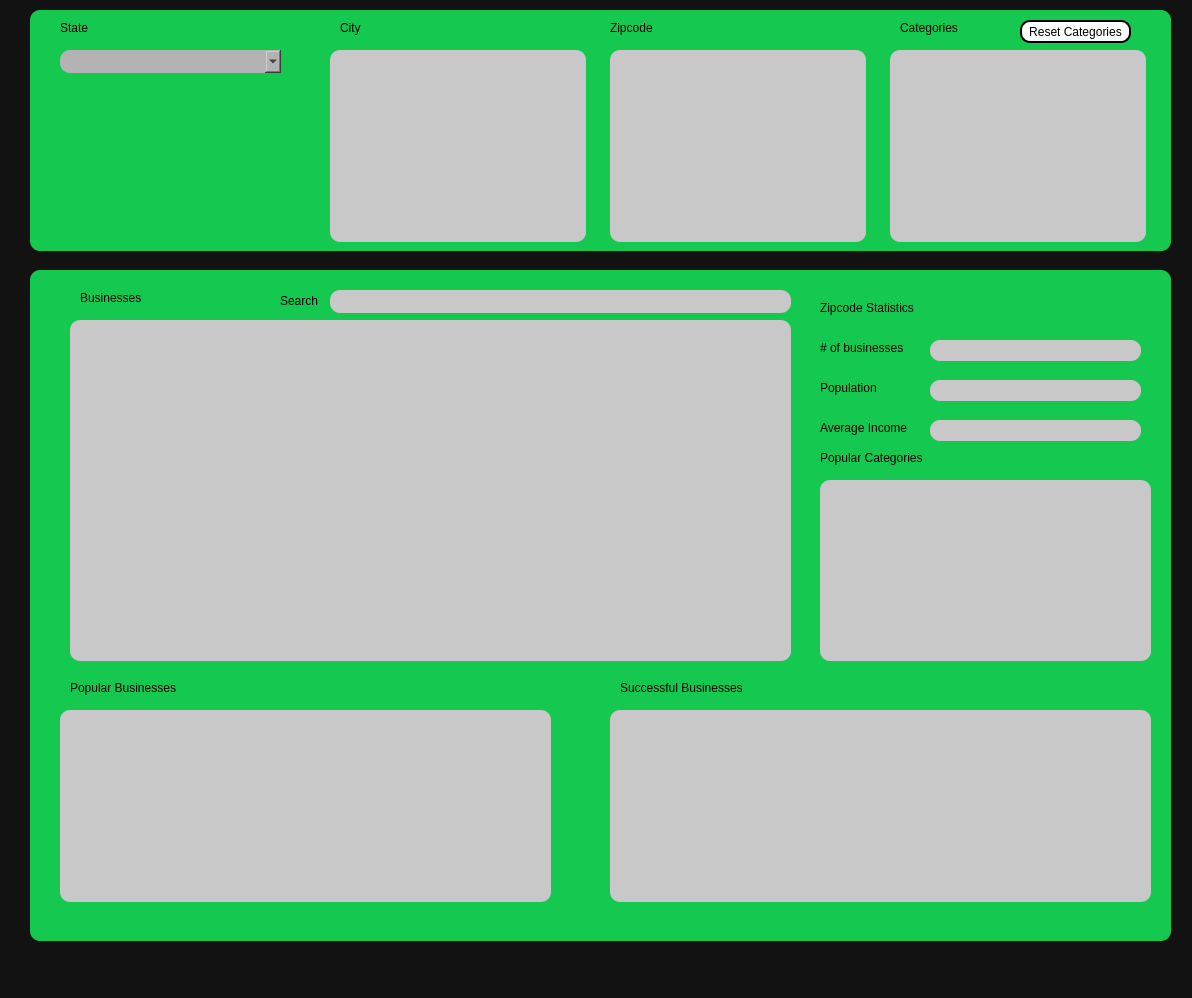
<?xml version="1.0" encoding="UTF-8"?>
<ui version="4.0">
 <class>MainWindow</class>
 <widget class="QMainWindow" name="MainWindow">
  <property name="geometry">
   <rect>
    <x>0</x>
    <y>0</y>
    <width>1192</width>
    <height>998</height>
   </rect>
  </property>
  <property name="windowTitle">
   <string>MainWindow</string>
  </property>
  <property name="styleSheet">
   <string notr="true">background-color: rgb(18,18,18);</string>
  </property>
  <widget class="QWidget" name="centralwidget">
   <widget class="QFrame" name="SelectionFrame">
    <property name="geometry">
     <rect>
      <x>30</x>
      <y>10</y>
      <width>1141</width>
      <height>241</height>
     </rect>
    </property>
    <property name="styleSheet">
     <string notr="true">background-color: rgb(20, 200, 80);
border: 1px;
border-radius: 10px;</string>
    </property>
    <property name="frameShape">
     <enum>QFrame::StyledPanel</enum>
    </property>
    <property name="frameShadow">
     <enum>QFrame::Raised</enum>
    </property>
    <widget class="QComboBox" name="stateList">
     <property name="geometry">
      <rect>
       <x>30</x>
       <y>40</y>
       <width>221</width>
       <height>23</height>
      </rect>
     </property>
     <property name="styleSheet">
      <string notr="true">background-color: rgb(179,179,179);</string>
     </property>
    </widget>
    <widget class="QLabel" name="label">
     <property name="geometry">
      <rect>
       <x>30</x>
       <y>10</y>
       <width>31</width>
       <height>16</height>
      </rect>
     </property>
     <property name="text">
      <string>State</string>
     </property>
    </widget>
    <widget class="QLabel" name="label_2">
     <property name="geometry">
      <rect>
       <x>310</x>
       <y>10</y>
       <width>57</width>
       <height>15</height>
      </rect>
     </property>
     <property name="text">
      <string>City</string>
     </property>
    </widget>
    <widget class="QLabel" name="label_3">
     <property name="geometry">
      <rect>
       <x>580</x>
       <y>10</y>
       <width>57</width>
       <height>15</height>
      </rect>
     </property>
     <property name="text">
      <string>Zipcode</string>
     </property>
    </widget>
    <widget class="QListWidget" name="cityList">
     <property name="geometry">
      <rect>
       <x>300</x>
       <y>40</y>
       <width>256</width>
       <height>192</height>
      </rect>
     </property>
     <property name="styleSheet">
      <string notr="true">background-color: rgb(200,200,200);</string>
     </property>
    </widget>
    <widget class="QListWidget" name="zipcodeList">
     <property name="geometry">
      <rect>
       <x>580</x>
       <y>40</y>
       <width>256</width>
       <height>192</height>
      </rect>
     </property>
     <property name="styleSheet">
      <string notr="true">background-color: rgb(200,200,200);</string>
     </property>
    </widget>
    <widget class="QLabel" name="label_4">
     <property name="geometry">
      <rect>
       <x>870</x>
       <y>10</y>
       <width>71</width>
       <height>16</height>
      </rect>
     </property>
     <property name="text">
      <string>Categories</string>
     </property>
    </widget>
    <widget class="QListWidget" name="categoryList">
     <property name="geometry">
      <rect>
       <x>860</x>
       <y>40</y>
       <width>256</width>
       <height>192</height>
      </rect>
     </property>
     <property name="styleSheet">
      <string notr="true">background-color: rgb(200,200,200);</string>
     </property>
    </widget>
    <widget class="QPushButton" name="pushButton">
     <property name="geometry">
      <rect>
       <x>990</x>
       <y>10</y>
       <width>111</width>
       <height>23</height>
      </rect>
     </property>
     <property name="styleSheet">
      <string notr="true">background-color: rgb(255, 255, 255);
border-color: rgb(18,18,18);
border-width: 2px;
border: 2px solid black;</string>
     </property>
     <property name="text">
      <string>Reset Categories</string>
     </property>
    </widget>
   </widget>
   <widget class="QFrame" name="frame">
    <property name="geometry">
     <rect>
      <x>30</x>
      <y>270</y>
      <width>1141</width>
      <height>671</height>
     </rect>
    </property>
    <property name="styleSheet">
     <string notr="true">background-color: rgb(20, 200, 80);
border: 1px;
border-radius: 10px;</string>
    </property>
    <property name="frameShape">
     <enum>QFrame::StyledPanel</enum>
    </property>
    <property name="frameShadow">
     <enum>QFrame::Raised</enum>
    </property>
    <widget class="QTableWidget" name="businessTable">
     <property name="geometry">
      <rect>
       <x>40</x>
       <y>50</y>
       <width>721</width>
       <height>341</height>
      </rect>
     </property>
     <property name="styleSheet">
      <string notr="true">background-color: rgb(200,200,200);</string>
     </property>
    </widget>
    <widget class="QLabel" name="label_5">
     <property name="geometry">
      <rect>
       <x>50</x>
       <y>20</y>
       <width>71</width>
       <height>16</height>
      </rect>
     </property>
     <property name="text">
      <string>Businesses</string>
     </property>
    </widget>
    <widget class="QLabel" name="label_6">
     <property name="geometry">
      <rect>
       <x>590</x>
       <y>410</y>
       <width>141</width>
       <height>16</height>
      </rect>
     </property>
     <property name="text">
      <string>Successful Businesses</string>
     </property>
    </widget>
    <widget class="QLabel" name="label_7">
     <property name="geometry">
      <rect>
       <x>40</x>
       <y>410</y>
       <width>121</width>
       <height>16</height>
      </rect>
     </property>
     <property name="text">
      <string>Popular Businesses</string>
     </property>
    </widget>
    <widget class="QLineEdit" name="businessSearch">
     <property name="geometry">
      <rect>
       <x>300</x>
       <y>20</y>
       <width>461</width>
       <height>23</height>
      </rect>
     </property>
     <property name="styleSheet">
      <string notr="true">background-color: rgb(200,200,200);</string>
     </property>
    </widget>
    <widget class="QLabel" name="label_8">
     <property name="geometry">
      <rect>
       <x>250</x>
       <y>20</y>
       <width>41</width>
       <height>21</height>
      </rect>
     </property>
     <property name="text">
      <string>Search</string>
     </property>
    </widget>
    <widget class="QLabel" name="label_9">
     <property name="geometry">
      <rect>
       <x>790</x>
       <y>30</y>
       <width>111</width>
       <height>16</height>
      </rect>
     </property>
     <property name="text">
      <string>Zipcode Statistics</string>
     </property>
    </widget>
    <widget class="QLabel" name="label_10">
     <property name="geometry">
      <rect>
       <x>790</x>
       <y>70</y>
       <width>101</width>
       <height>16</height>
      </rect>
     </property>
     <property name="text">
      <string># of businesses</string>
     </property>
    </widget>
    <widget class="QLabel" name="label_11">
     <property name="geometry">
      <rect>
       <x>790</x>
       <y>110</y>
       <width>71</width>
       <height>16</height>
      </rect>
     </property>
     <property name="text">
      <string>Population</string>
     </property>
    </widget>
    <widget class="QLabel" name="label_12">
     <property name="geometry">
      <rect>
       <x>790</x>
       <y>150</y>
       <width>101</width>
       <height>16</height>
      </rect>
     </property>
     <property name="text">
      <string>Average Income</string>
     </property>
    </widget>
    <widget class="QLabel" name="businessCount">
     <property name="geometry">
      <rect>
       <x>900</x>
       <y>70</y>
       <width>211</width>
       <height>21</height>
      </rect>
     </property>
     <property name="styleSheet">
      <string notr="true">background-color: rgb(200,200,200);</string>
     </property>
     <property name="text">
      <string/>
     </property>
    </widget>
    <widget class="QLabel" name="populationCount">
     <property name="geometry">
      <rect>
       <x>900</x>
       <y>110</y>
       <width>211</width>
       <height>21</height>
      </rect>
     </property>
     <property name="styleSheet">
      <string notr="true">background-color: rgb(200,200,200);</string>
     </property>
     <property name="text">
      <string/>
     </property>
    </widget>
    <widget class="QLabel" name="AverageIncome">
     <property name="geometry">
      <rect>
       <x>900</x>
       <y>150</y>
       <width>211</width>
       <height>21</height>
      </rect>
     </property>
     <property name="styleSheet">
      <string notr="true">background-color: rgb(200,200,200);</string>
     </property>
     <property name="text">
      <string/>
     </property>
    </widget>
    <widget class="QLabel" name="label_13">
     <property name="geometry">
      <rect>
       <x>790</x>
       <y>180</y>
       <width>121</width>
       <height>16</height>
      </rect>
     </property>
     <property name="text">
      <string>Popular Categories</string>
     </property>
    </widget>
    <widget class="QTableWidget" name="tableWidget">
     <property name="geometry">
      <rect>
       <x>790</x>
       <y>210</y>
       <width>331</width>
       <height>181</height>
      </rect>
     </property>
     <property name="styleSheet">
      <string notr="true">background-color: rgb(200,200,200);</string>
     </property>
    </widget>
    <widget class="QTableWidget" name="popularList">
     <property name="geometry">
      <rect>
       <x>30</x>
       <y>440</y>
       <width>491</width>
       <height>192</height>
      </rect>
     </property>
     <property name="styleSheet">
      <string notr="true">background-color: rgb(200,200,200);</string>
     </property>
    </widget>
    <widget class="QTableWidget" name="successfulList">
     <property name="geometry">
      <rect>
       <x>580</x>
       <y>440</y>
       <width>541</width>
       <height>192</height>
      </rect>
     </property>
     <property name="styleSheet">
      <string notr="true">background-color: rgb(200,200,200);</string>
     </property>
    </widget>
   </widget>
  </widget>
  <widget class="QMenuBar" name="menubar">
   <property name="geometry">
    <rect>
     <x>0</x>
     <y>0</y>
     <width>1192</width>
     <height>20</height>
    </rect>
   </property>
  </widget>
  <widget class="QStatusBar" name="statusbar"/>
 </widget>
 <resources/>
 <connections/>
</ui>
